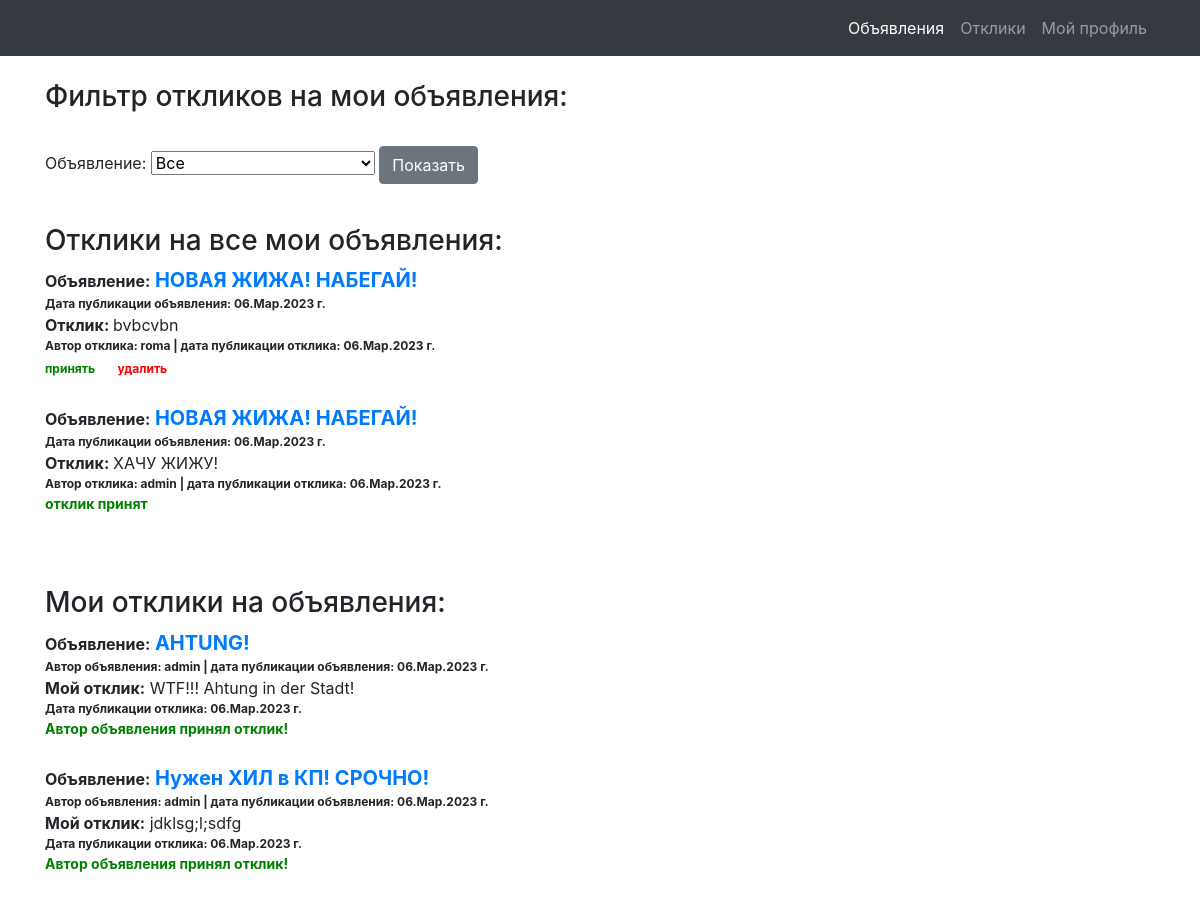
The page /responses (signed in) on the database its author committed.
### board/models.py (models this page shows)
class Response(models.Model):
    author = models.ForeignKey(User, on_delete=models.CASCADE)
    post = models.ForeignKey(Post, on_delete=models.CASCADE)
    text = models.TextField()
    status = models.BooleanField(default=False)
    dateCreation = models.DateTimeField(auto_now_add=True)

class Post(models.Model):
    Tanks = 'Танки'
    Healers = 'Хилы'
    DD = 'ДД'
    Traders = 'Торговцы'
    GM = 'Гилдмастеры'
    QG = 'Квестгиверы'
    BM = 'Кузнецы'
    LE = 'Кожевники'
    PO = 'Зельевары'
    MS = 'Мастера заклинаний'
    CATEGORY = [
        (Tanks, 'Танки'),
        (Healers, 'Хилы'),
        (Traders, 'Торговцы'),
        (GM, 'Гилдмастеры'),
        (QG, 'Квестгиверы'),
        (BM, 'Кузнецы'),
        (LE, 'Кожевники'),
        (PO, 'Зельевары'),
        (MS, 'Мастера заклинаний'),
    ]
    author = models.ForeignKey(User, on_delete=models.CASCADE)
    category = models.CharField(max_length=18, choices=CATEGORY, verbose_name='Категория')
    dateCreation = models.DateTimeField(auto_now_add=True)
    title = models.CharField(max_length=256, verbose_name='Название')
    text = RichTextField()

### board/views.py (the view, shortened to what this page needs)
# urls.py: path('responses', Responses.as_view(), name='responses'),
class Responses(LoginRequiredMixin, ListView):
    model = Response
    template_name = 'responses.html'
    context_object_name = 'responses'
    def get_context_data(self, **kwargs):
        context = super(Responses, self).get_context_data(**kwargs)
        global title
        """
        Далее в условии - если пользователь попал на страницу через ссылку из письма, в которой содержится
        ID поста для фильтра - фильтр работает по этому ID
        """
        if self.kwargs.get('pk') and Post.objects.filter(id=self.kwargs.get('pk')).exists():
            title = str(Post.objects.get(id=self.kwargs.get('pk')).title)
            print(title)
        context['form'] = ResponsesFilterForm(self.request.user, initial={'title': title})
        context['title'] = title
        if title:
            post_id = Post.objects.get(title=title)
            context['filter_responses'] = list(Response.objects.filter(post_id=post_id).order_by('-dateCreation'))
            context['response_post_id'] = post_id.id
        else:
            context['filter_responses'] = list(Response.objects.filter(post_id__author_id=self.request.user).order_by('-dateCreation'))
        context['myresponses'] = list(Response.objects.filter(author_id=self.request.user).order_by('-dateCreation'))
        return context

### board/forms.py
class ResponsesFilterForm(forms.Form):
    def __init__(self, user, *args, **kwargs):
        super(ResponsesFilterForm, self).__init__(*args, **kwargs)
        self.fields['title'] = forms.ModelChoiceField(
            label='Объявление',
            queryset=Post.objects.filter(author_id=user.id).order_by('-dateCreation').values_list('title', flat=True),
            empty_label="Все",
            required=False
        )

### templates/responses.html (shortened to what this page needs)
{% extends 'default.html' %}
{% load bootstrap4 %}
{% block content %}
    <br>
    <h3>Фильтр откликов на мои объявления:</h3><br>
	<form method="POST">
        {{ form }}
		<input class="btn btn-secondary" type="submit" value="Показать">
	</form><br>
    {% if title %}
        <h3>Oтклики на мое объявление</h3>
        <a href="/post/{{ response_post_id }}" style="font-size: 20px;"><b>{{ title }}:</b></a><br>
        {% if filter_responses %}
            {% for response in filter_responses %}
                <a><b>Отклик: </b></a>{{ response.text }}<br>
                <span style="font-size: 12px;"><b>Автор отклика: {{ response.author.username }} |
                    дата публикации отклика: {{ response.dateCreation|date:'d.M.Y' }} г.</b></span><br>
                {% if response.status == False %}
                    <a href="/response/accept/{{ response.id }}" style="font-size: 12px; color:green"><b>принять</b></a>
                    <a>&nbsp;&nbsp;&nbsp;</a>
                    <a href="/response/delete/{{ response.id }}" style="font-size: 12px; color:red"><b>удалить</b></a>
                {% else %}
                    <a style="font-size: 14px; color:green"><b>отклик принят</b></a>
                {% endif %}
                <br><br>
            {% endfor %}
        {% else %}
            <br>
            <h5>Откликов нет!</h5>
        {% endif %}
    {% else %}
        <h3>Oтклики на все мои объявления:</h3>
        {% if filter_responses %}
            {% for response in filter_responses %}
                <a><b>Объявление:</b></a>
                <a href="/post/{{ response.post_id }}" style="font-size: 20px;"><b>{{ response.post.title }}</b></a><br>
                <span style="font-size: 12px;"><b>Дата публикации объявления: {{ response.post.dateCreation|date:'d.M.Y' }} г.</b>
                </span><br>
                <a><b>Отклик: </b></a>{{ response.text }}<br>
                <span style="font-size: 12px;"><b>Автор отклика: {{ response.author.username }} |
                    дата публикации отклика: {{ response.dateCreation|date:'d.M.Y' }} г.</b></span><br>
                {% if response.status == False %}
                    <a href="/response/accept/{{ response.id }}" style="font-size: 12px; color:green"><b>принять</b></a>
                    <a>&nbsp;&nbsp;&nbsp;</a>
                    <a href="/response/delete/{{ response.id }}" style="font-size: 12px; color:red"><b>удалить</b></a>
                {% else %}
                    <a style="font-size: 14px; color:green"><b>отклик принят</b></a>
                {% endif %}
                <br><br>
            {% endfor %}
        {% else %}
            <h5>Откликов нет!</h5>
        {% endif %}
    {% endif %}
    <br><br>
    <h3>Мои отклики на объявления:</h3>
    {% if myresponses %}
        {% for response in myresponses %}
            <a><b>Объявление:</b></a>
            <a href="/post/{{ response.post_id }}" style="font-size: 20px;"><b>{{ response.post.title }}</b></a><br>
            <span style="font-size: 12px;"><b>Автор объявления:  {{ response.post.author.username }} |
                дата публикации объявления: {{ response.post.dateCreation|date:'d.M.Y' }} г.</b></span><br>
            <a><b>Мой отклик:</b></a>
            {{ response.text }}<br>
            <span style="font-size: 12px;"><b>Дата публикации отклика: {{ response.dateCreation|date:'d.M.Y' }} г.</b></span><br>
            {% if response.status == True %}
                <a style="font-size: 14px; color:green"><b>Автор объявления принял отклик!</b></a>
            {% else %}
                <a style="font-size: 14px; color:red"><b>Автор объявления пока не принял отклик!</b></a>
            {% endif %}
        <br><br>
        {% endfor %}
    {% else %}
        <h5>Откликов нет!</h5>
    {% endif %}
{% endblock content %}

### rows shown on the page
Response: post "НОВАЯ ЖИЖА! НАБЕГАЙ!", post.dateCreation "06.Мар.2023", text "bvbcvbn", author.username "roma", dateCreation "06.Мар.2023"
Response: post "НОВАЯ ЖИЖА! НАБЕГАЙ!", post.dateCreation "06.Мар.2023", text "ХАЧУ ЖИЖУ!", author.username "admin", dateCreation "06.Мар.2023", status "отклик принят"
Response: post "AHTUNG!", post.author.username "admin", post.dateCreation "06.Мар.2023", text "WTF!!! Ahtung in der Stadt!", dateCreation "06.Мар.2023", status "Автор объявления принял отклик!"
Response: post "Нужен ХИЛ в КП! СРОЧНО!", post.author.username "admin", post.dateCreation "06.Мар.2023", text "jdklsg;l;sdfg", dateCreation "06.Мар.2023", status "Автор объявления принял отклик!"
